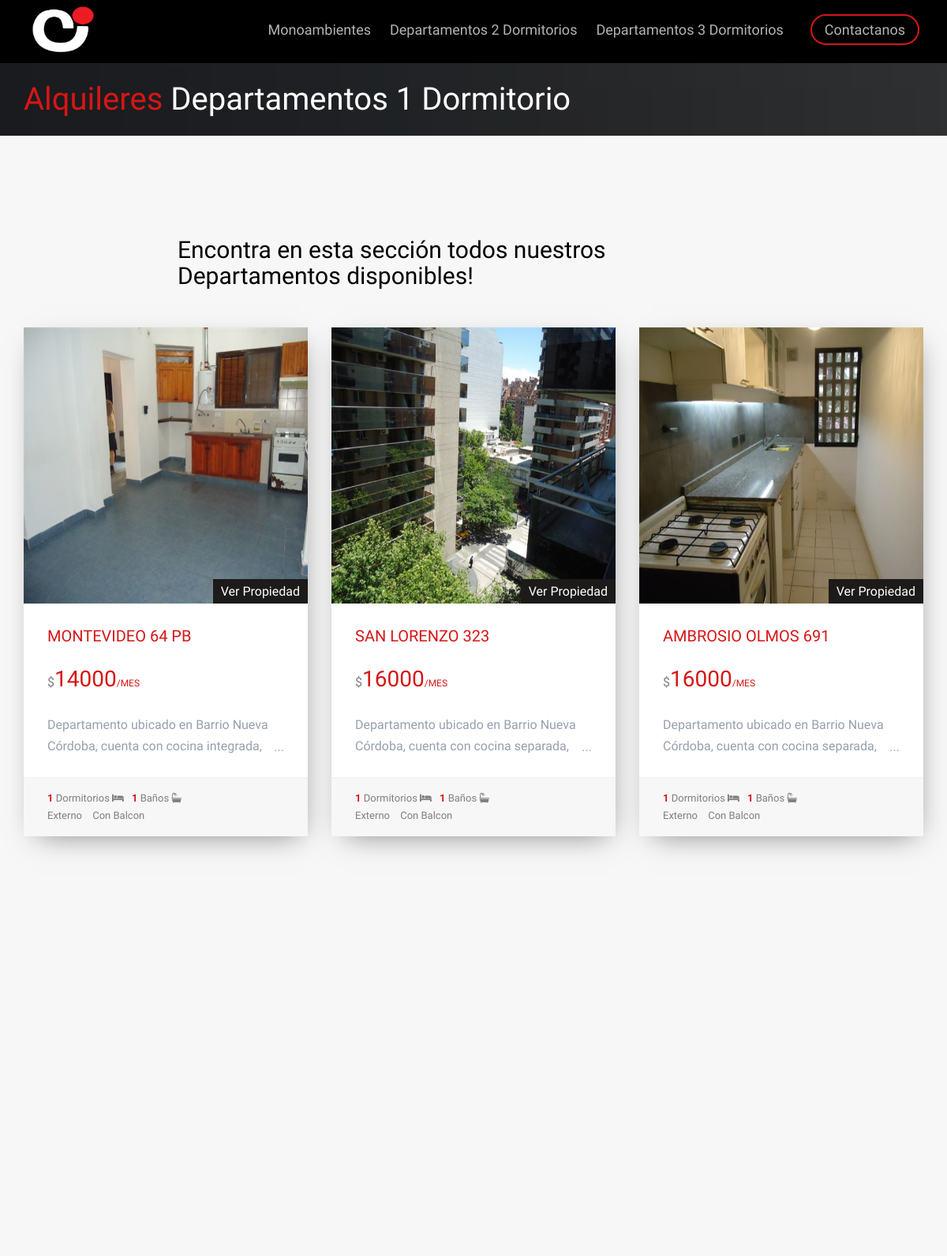
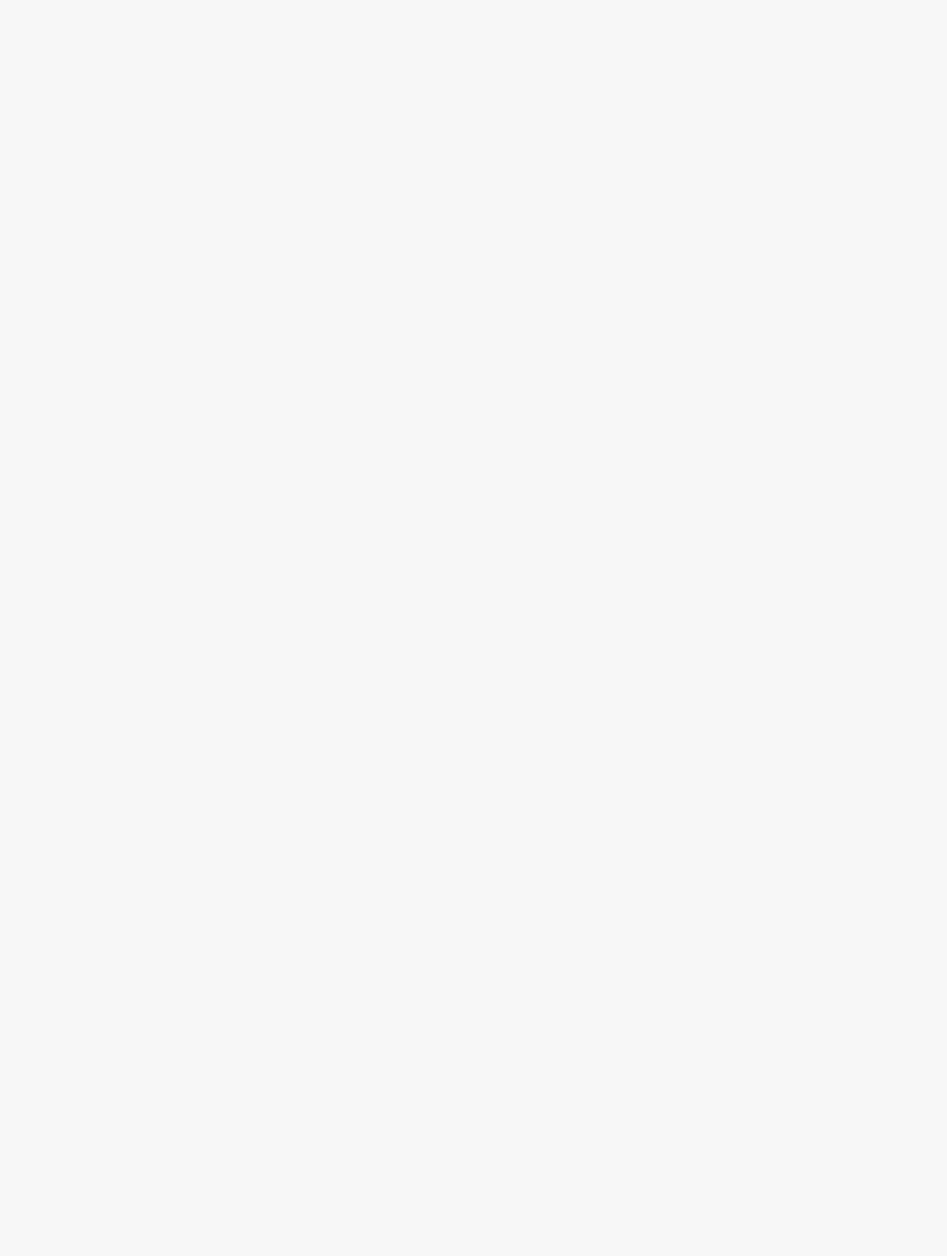
/alquileres/alqui_dptoundormi/ (upper part), run on the app's committed database (2 pictures, top to bottom).
### Alquileres/models.py (models this page shows, shortened)
class PostImagenes(models.Model):
    post= models.ForeignKey(PostAlquiler, default =None ,on_delete=models.CASCADE)
    image = models.ImageField(upload_to ="Imagenes",verbose_name="Imagenes")
    class Meta:
        verbose_name="Agregar una Imagen"
        verbose_name_plural="Agregar mas Imagenes"

class PostAlquiler(models.Model):
    balcon=(('Con Balcon','Con Balcon'),('',''))
    balcon = models.CharField(max_length=100, choices = balcon,default="Con Balcon", null=True, blank=True)
    frente= (('Externo','Externo'),('Contrafrente','Contrafrente'))
    frente = models.CharField(max_length=100,choices=frente, default = "Externo")
    title=  models.CharField(max_length=200, verbose_name="Titulo ")
    content = models.TextField(verbose_name="Contenido",max_length=800,)
    imagen = models.ImageField(verbose_name="Imagen", blank =True ,null =True,upload_to="Alquileres")
    price = models.IntegerField(verbose_name="Precio")
    ambientes = models.IntegerField(verbose_name="Dormitorios o Ambientes",blank =True ,null =True)
    superficie= models.IntegerField(verbose_name="Superficie (locales u oficinas)",blank =True,null =True )
    baños= models.IntegerField(verbose_name="Baños",blank = True,null =True)
    plantas= models.IntegerField(verbose_name="Plantas (locales u oficinas)", blank = True,null =True)
    autor = models.ForeignKey(User,verbose_name="Autor", on_delete=models.CASCADE)
    categories= models.ManyToManyField(Category, verbose_name="Categoria")
    created = models.DateTimeField(auto_now_add=True, verbose_name="Creado")
    updated = models.DateTimeField(auto_now=True, verbose_name="Editado")
    class Meta:
            verbose_name="Publicacion"
            verbose_name_plural="Plublicaciones"
            ordering= ["-created"]

### Alquileres/views.py (the view)
# urls.py: path('alqui_dptoundormi/', views.alqui_dptoundormi ,name ="alqui_dptoundormi"),
def alqui_dptoundormi(request):
    dptoundormis= PostAlquiler.objects.filter(categories=Category.objects.get(nombre="Departamento 1 Dormitorio"))
    return render(request,'Alquileres/alqui_dptoundormi.html',{'dptoundormis': dptoundormis})

### Alquileres/templates/Alquileres/alqui_dptoundormi.html (shortened to what this page needs)
{% extends 'App1/base.html'%} {% load static %} {% block header %}
<div id="fh5co-page">
    <header id="fh5co-header" role="banner">
        <div class="container">
            <div class="row">
                <div class="header-inner">
                    <span class="rounded-circle">
				  		<span class="rounded-circle">
                            <span class="rounded-circle"><a href="{% url 'inicio' %}"><img src="{% static 'Appp1/images/1_negro.png' %}" style="margin-top: 8px" width="90px" height="60px"> </img>
				  </span>
                    </span>
                    <nav role="navigation">
                        <ul>
                            <li><a href="{% url 'alqui_monoambientes' %}">Monoambientes </a></li>
                            <li><a href="{% url 'alqui_dptodosdormi' %}">Departamentos 2 Dormitorios</a></li>
                            <li><a href="{% url 'alqui_dptotresdormi' %}">Departamentos 3 Dormitorios</a></li>
                            <li class="cta"><a href="{% url 'contacto' %}">Contactanos</a></li>
                        </ul>
                    </nav>
                </div>
            </div>
        </div>
    </header>
    {% endblock %} {% block content %}
    <div class="fh5co-page-title" style="background-image: url({% static 'Appp1/images/slide_6.jpg'%});">
        <div class="overlay"></div>
        <div class="container">
            <div class="row">
                <div class="col-md-12 animate-box">
                    <h1><a href="{% url 'alquiler' %}" style="text-decoration:none">Alquileres</a></span> Departamentos 1 Dormitorio</h1>
                </div>
            </div>
        </div>
    </div>
    <div id="best-deal">
        <div class="container">
            <div class="row">
                <div class="col-md-8 col-md-offset-2 text-center fh5co-heading animate-box" data-animate-effect="fadeIn">
                    <h2>Encontra en esta sección todos nuestros Departamentos disponibles!</h2>
                </div>
                {% for dptoundormi in dptoundormis %}
                <div class="col-md-4 item-block animate-box" data-animate-effect="fadeIn">
                    <div class="fh5co-property">
                        <figure>
                            <div id="carouselExampleControls" class="carousel slide" data-ride="carousel">
                                <div class="carousel-inner">
                                    {% for pi in dptoundormi.postimagenes_set.all %}
                                    <div class="item {% if forloop.first %} active {% endif %}">
                                        <img class="carousel-inner" src="{{pi.image.url}}" alt="First slide">
                                    </div>
                                    {% endfor %}
                                </div>
                            </div>
                            <a href="{% url 'article' dptoundormi.id  %}" class="tag"> Ver Propiedad</a>
                        </figure>
                        <div class="fh5co-property-innter">
                            <h3><a href="{% url 'article' dptoundormi.id  %}">{{dptoundormi.title}}</a></h3>
                            <div class="price-status">
                                <span class="per">$</span><span class="price">{{dptoundormi.price}}<span class="per">/Mes</span></span>
                            </div>
                            <div class="property-content-wrapper">
                                <p>{{dptoundormi.content}} </p>
                            </div>
                        </div>
                        <p class="fh5co-property-specification">
                            <span><strong>{{dptoundormi.ambientes}} </strong> Dormitorios  <i class="fa fa-bed"></i></i></span><span><strong>{{dptoundormi.baños}}</strong> Baños  <i class="fa fa-bath"></i></span>
                            <br><span>{{dptoundormi.frente}}</span>
                            <span>   {% if dptoundormi.balcon %} {{dptoundormi.balcon}} {% endif %} </span>
                        </p>
                    </div>
                </div>
                {% endfor %}
            </div>
        </div>
        {% endblock %}

### App1/static/Appp1/css/icomoon.css (style rules this page uses)
.fa { font-family: 'FontAwesome' !important; }

### data on the page
PostAlquiler: title "MONTEVIDEO 64 PB", price "14000", content "Departamento ubicado en Barrio Nueva Córdoba, cuenta con cocina integrada,…", ambientes "1", baños "1", frente "Externo", balcon "Con Balcon"
PostImagenes: image (picture)
PostAlquiler: title "SAN LORENZO 323", price "16000", content "Departamento ubicado en Barrio Nueva Córdoba, cuenta con cocina separada,…", ambientes "1", baños "1", frente "Externo", balcon "Con Balcon"
PostImagenes: image (picture)
PostAlquiler: title "AMBROSIO OLMOS 691", price "16000", content "Departamento ubicado en Barrio Nueva Córdoba, cuenta con cocina separada,…", ambientes "1", baños "1", frente "Externo", balcon "Con Balcon"
PostImagenes: image (picture)
